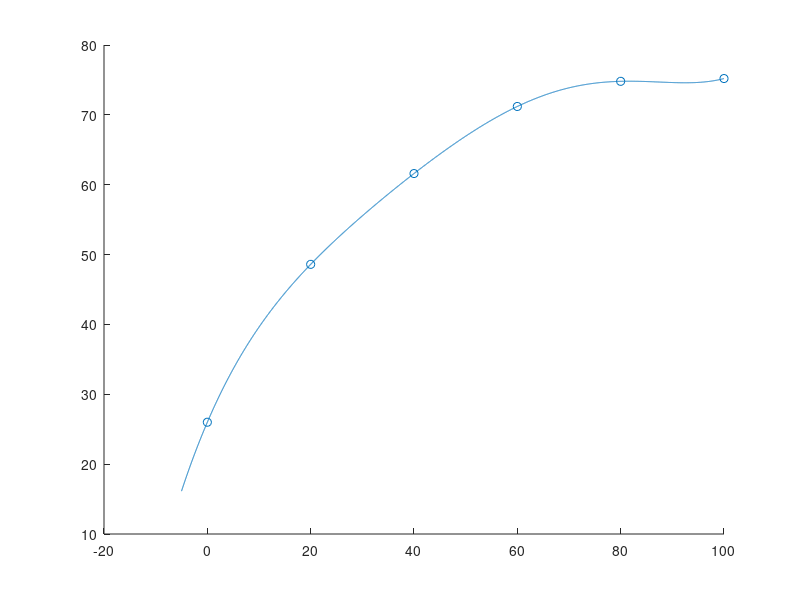

Reproduce this figure in MATLAB. (Note: this script raises an error after producing the figure.)
clc
clear
close all
%Lagrange Interpolation

t=linspace(-5,100,5000);
x=0:20:100;
y=[26.000,48.6,61.6,71.2,74.8,75.2];



p1=@(xx) y(1)*((xx-x(2)).*(xx-x(3)).*(xx-x(4)).*(xx-x(5)).*(xx-x(6)))./((x(1)-x(2)).*(x(1)-x(3)).*(x(1)-x(4)).*(x(1)-x(5)).*(x(1)-x(6)));
p2=@(xx) y(2)*((xx-x(1)).*(xx-x(3)).*(xx-x(4)).*(xx-x(5)).*(xx-x(6)))./((x(2)-x(1)).*(x(2)-x(3)).*(x(2)-x(4)).*(x(2)-x(5)).*(x(2)-x(6)));
p3=@(xx) y(3)*((xx-x(1)).*(xx-x(2)).*(xx-x(4)).*(xx-x(5)).*(xx-x(6)))./((x(3)-x(1)).*(x(3)-x(2)).*(x(3)-x(4)).*(x(3)-x(5)).*(x(3)-x(6)));
p4=@(xx) y(4)*((xx-x(1)).*(xx-x(2)).*(xx-x(3)).*(xx-x(5)).*(xx-x(6)))./((x(4)-x(1)).*(x(4)-x(2)).*(x(4)-x(3)).*(x(4)-x(5)).*(x(4)-x(6)));
p5=@(xx) y(5)*((xx-x(1)).*(xx-x(3)).*(xx-x(4)).*(xx-x(2)).*(xx-x(6)))./((x(5)-x(1)).*(x(5)-x(3)).*(x(5)-x(4)).*(x(5)-x(2)).*(x(5)-x(6)));
p6=@(xx) y(6)*((xx-x(1)).*(xx-x(2)).*(xx-x(3)).*(xx-x(4)).*(xx-x(5)))./((x(6)-x(1)).*(x(6)-x(2)).*(x(6)-x(3)).*(x(6)-x(4)).*(x(6)-x(5)));

f=@(a) p1(a)+p2(a)+p3(a)+p4(a)+p5(a)+p6(a);


figure;
scatter(x,y);
hold on;

d=plot(t,f(t));
d.Color="black";
d.LineWidth=1.5;

d1=plot(x,y);
d1.LineStyle="--";
d1.LineWidth=1;
d1.Color="cyan";


%{
d2=plot(t,p1(t));

d3=plot(t,p2(t));

d4=plot(t,p3(t));
d5=plot(t,p4(t));
d6=plot(t,p5(t));
d7=plot(t,p6(t));

d2.Color="cyan";
d3.Color="cyan";
d4.Color="cyan";
d5.Color="cyan";
d6.Color="cyan";
d7.Color="cyan";
%}
